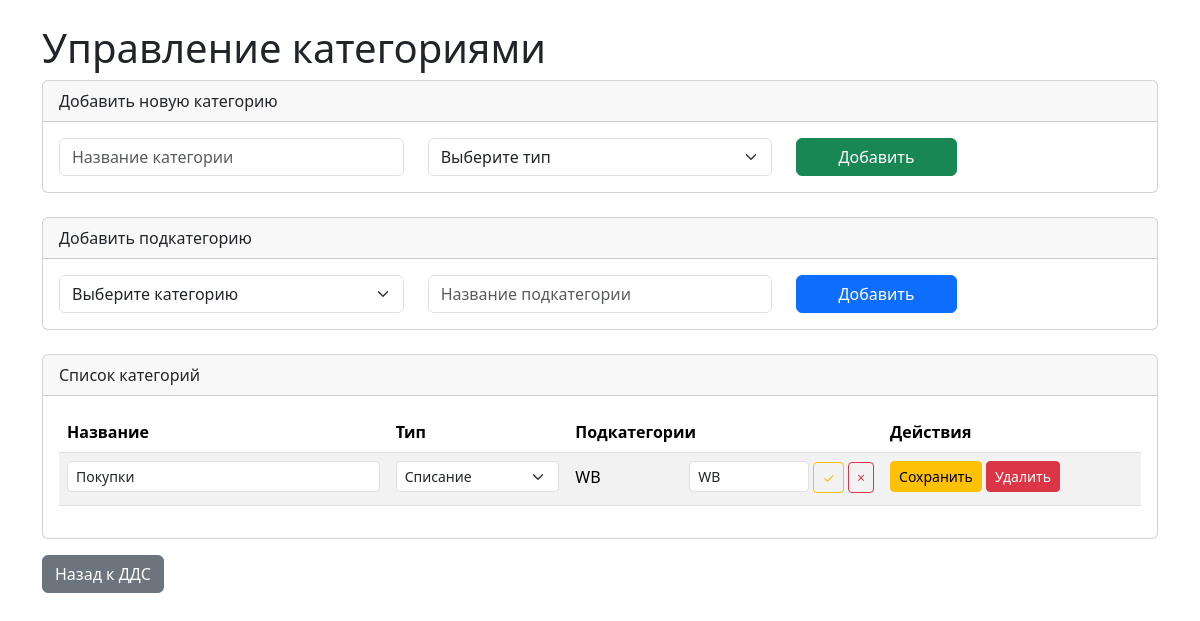
Screenshot of /categories/ (signed in) with the database file from the repository.
### dds/models.py (models this page shows, shortened)
class Category(models.Model):
    user = models.ForeignKey(User, on_delete=models.CASCADE)
    name = models.CharField(max_length=100)
    type = models.ForeignKey(Type, on_delete=models.CASCADE, related_name="categories")
    class Meta:
        verbose_name = "Категория"
        verbose_name_plural = "Категории"
        unique_together = ("user", "name", "type")

class Type(models.Model):
    user = models.ForeignKey(User, on_delete=models.CASCADE)
    name = models.CharField(max_length=100)
    class Meta:
        verbose_name = "Тип"
        verbose_name_plural = "Типы"
        unique_together = ("user", "name")

class SubCategory(models.Model):
    user = models.ForeignKey(User, on_delete=models.CASCADE)
    name = models.CharField(max_length=100)
    category = models.ForeignKey(Category, on_delete=models.CASCADE, related_name="subcategories")
    class Meta:
        verbose_name = "Подкатегория"
        verbose_name_plural = "Подкатегории"
        unique_together = ("user", "name", "category")

### dds/views.py (the view, shortened to what this page needs)
# urls.py: path('categories/', views.category_management, name='category_management'),
@login_required
def category_management(request):
    categories = Category.objects.filter(user=request.user).select_related('type').prefetch_related('subcategories')
    types = Type.objects.filter(user=request.user)
    return render(request, 'category_management.html', {
        'categories': categories,
        'types': types
    })

### dds/templates/category_management.html (shortened to what this page needs)
{% load static %}
<!DOCTYPE html>
<html lang="ru">
<head>
    <link href="https://cdn.jsdelivr.net/npm/bootstrap@5.3.2/dist/css/bootstrap.min.css" rel="stylesheet">
</head>
<body>
<div class="container mt-4">
    <h1>Управление категориями</h1>
    <div class="card mb-4">
        <div class="card-header">Добавить новую категорию</div>
        <div class="card-body">
            <form method="post">
                <div class="row">
                    <div class="col-md-4">
                        <input type="text" name="category_name" class="form-control" placeholder="Название категории" required>
                    </div>
                    <div class="col-md-4">
                        <select name="type" class="form-select" required>
                            <option value="">Выберите тип</option>
                        </select>
                    </div>
                    <div class="col-md-2">
                        <button type="submit" class="btn btn-success w-100">Добавить</button>
                    </div>
                </div>
            </form>
        </div>
    </div>
    <div class="card mb-4">
        <div class="card-header">Добавить подкатегорию</div>
        <div class="card-body">
            <form method="post">
                <div class="row">
                    <div class="col-md-4">
                        <select name="category_id" class="form-select" required>
                            <option value="">Выберите категорию</option>
                        </select>
                    </div>
                    <div class="col-md-4">
                        <input type="text" name="subcategory_name" class="form-control" placeholder="Название подкатегории" required>
                    </div>
                    <div class="col-md-2">
                        <button type="submit" class="btn btn-primary w-100">Добавить</button>
                    </div>
                </div>
            </form>
        </div>
    </div>
    <div class="card">
        <div class="card-header">Список категорий</div>
        <div class="card-body">
            <table class="table table-striped">
                <thead>
                    <tr>
                        <th>Название</th>
                        <th>Тип</th>
                        <th>Подкатегории</th>
                        <th>Действия</th>
                    </tr>
                </thead>
                <tbody>
                    {% for category in categories %}
                    <tr>
                        <td>
                            <form method="post" class="d-inline">
                                <input type="text" name="category_name" value="{{ category.name }}" class="form-control form-control-sm">
                        </td>
                        <td>
                            <select name="type" class="form-select form-select-sm">
                                {% for t in types %}
                                <option value="{{ t.id }}" {% if t.id == category.type.id %}selected{% endif %}>{{ t.name }}</option>
                                {% endfor %}
                            </select>
                        </td>
                        <td>
                            {% for subcat in category.subcategories.all %}
                            <div class="d-flex justify-content-between align-items-center mb-1">
                                <span>{{ subcat.name }}</span>
                                <div>
                                    <form method="post" class="d-inline">
                                        <input type="text" name="subcategory_name" value="{{ subcat.name }}" class="form-control form-control-sm d-inline" style="width: 120px;">
                                        <button type="submit" class="btn btn-sm btn-outline-warning">✓</button>
                                    </form>
                                    <form method="post" class="d-inline">
                                        <button type="submit" class="btn btn-sm btn-outline-danger" onclick="return confirm('Удалить?')">×</button>
                                    </form>
                                </div>
                            </div>
                            {% endfor %}
                        </td>
                        <td>
                                <button type="submit" class="btn btn-sm btn-warning">Сохранить</button>
                            <form method="post" class="d-inline">
                                <button type="submit" class="btn btn-sm btn-danger" onclick="return confirm('Удалить категорию?')">Удалить</button>
                            </form>
                        </td>
                    </tr>
                    {% endfor %}
                </tbody>
            </table>
        </div>
    </div>
    <a href="{% url 'index' %}" class="btn btn-secondary mt-3">Назад к ДДС</a>
</div>
</body>
</html>

### rows the page displays
Category: category_name "Покупки", type "Списание"
SubCategory: name "WB", subcategory_name "WB"
